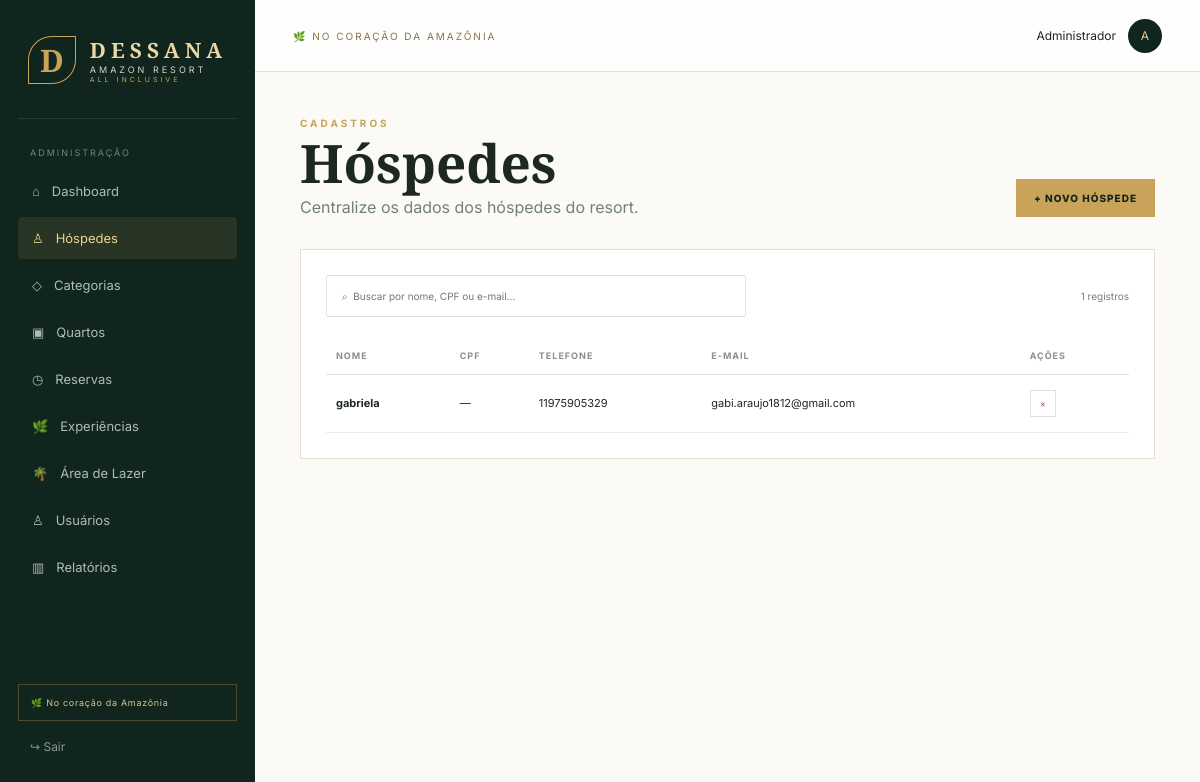
/hospedes (signed in), run on the app's committed database.
### tables this page shows
CREATE TABLE hospedes (
    id INTEGER PRIMARY KEY AUTOINCREMENT,
    nome TEXT NOT NULL,
    cpf TEXT,
    telefone TEXT,
    email TEXT,
    senha TEXT,
    observacoes TEXT,
    criado_em TEXT NOT NULL DEFAULT CURRENT_TIMESTAMP
);

### app.py (the view)
@app.route("/hospedes")
@admin_required
def hospedes():
    conn = get_db()
    rows = conn.execute("SELECT * FROM hospedes ORDER BY id DESC").fetchall()
    conn.close()
    return render_template("hospedes.html", hospedes=rows)

### app.py (called while the page is built)
def get_db():
    conn = sqlite3.connect(DB_PATH)
    conn.row_factory = sqlite3.Row
    conn.execute("PRAGMA foreign_keys = ON")
    return conn

def admin_required(view):
    @wraps(view)
    def wrapped(*args, **kwargs):
        if "user_id" not in session or session.get("tipo") != "admin":
            return redirect(url_for("login"))
        return view(*args, **kwargs)
    return wrapped

### templates/hospedes.html (shortened to what this page needs)
{% extends "base.html" %}
{% block content %}
<div class="page-heading"><div><div class="eyebrow">CADASTROS</div><h1>Hóspedes</h1><p>Centralize os dados dos hóspedes do resort.</p></div><button class="primary-btn small" onclick="openModal('modal-hospede')">+ NOVO HÓSPEDE</button></div>
<div class="panel">
  <div class="toolbar"><input class="search" data-search="hospedes" placeholder="⌕  Buscar por nome, CPF ou e-mail..."><span>{{ hospedes|length }} registros</span></div>
  <div class="table-wrap"><table id="hospedes"><thead><tr><th>Nome</th><th>CPF</th><th>Telefone</th><th>E-mail</th><th>Ações</th></tr></thead><tbody>
  {% for h in hospedes %}<tr data-search-row><td><b>{{ h.nome }}</b></td><td>{{ h.cpf or '—' }}</td><td>{{ h.telefone or '—' }}</td><td>{{ h.email or '—' }}</td><td><form method="post" action="{{ url_for('excluir_hospede', id=h.id) }}" onsubmit="return confirm('Excluir este hóspede?')"><button class="icon-btn danger" title="Excluir">×</button></form></td></tr>
  {% else %}<tr><td colspan="5" class="empty">Nenhum hóspede cadastrado.</td></tr>{% endfor %}
  </tbody></table></div>
</div>
{% endblock %}

### static/css/style.css (style rules this page uses)
:root { --forest:#10251d;--forest2:#17372b;--gold:#c9a35a;--gold2:#e3c987;--cream:#f6f1e7; --paper:#fbfaf7;--ink:#1d2822;--muted:#738078;--line:#e4e0d6;--white:#fff;--danger:#a94b46; }
* { box-sizing:border-box }
body { margin:0;background:var(--paper);color:var(--ink);font-family:Inter,Arial,sans-serif }
button,input,select,textarea { font:inherit }
.eyebrow { color:var(--gold);font-size:10px;font-weight:700;letter-spacing:3px }
.gold-btn,.primary-btn { background:var(--gold);border:0;color:var(--forest);font-weight:800;letter-spacing:1px;padding:16px 22px;display:inline-flex;gap:25px;align-items:center;cursor:pointer }
.login-box input,.modal-card input,.modal-card select,.modal-card textarea,.search { border:1px solid var(--line);background:#fff;padding:14px 15px;outline:none;border-radius:2px }
.page-heading { display:flex;align-items:flex-end;justify-content:space-between;margin-bottom:32px }
.page-heading h1 { font:600 53px/.9 "Cormorant Garamond";margin:10px 0 }
.page-heading p { color:var(--muted);margin:0 }
.primary-btn.small { padding:13px 18px;font-size:10px }
.panel { background:#fff;border:1px solid var(--line);padding:25px }
.table-wrap { overflow:auto }
table { width:100%;border-collapse:collapse;font-size:11px }
th { text-align:left;color:#87918a;font-size:9px;text-transform:uppercase;letter-spacing:1px;padding:13px 10px;border-bottom:1px solid var(--line) }
td { padding:15px 10px;border-bottom:1px solid #eeeae1;white-space:nowrap }
.toolbar { display:flex;align-items:center;justify-content:space-between;margin-bottom:20px;font-size:10px;color:var(--muted) }
.search { width:min(420px,100%) }
.tiny-btn,.icon-btn { border:1px solid var(--line);background:#fff;padding:7px 9px;font-size:9px;cursor:pointer }
.icon-btn.danger { color:var(--danger) }

### data on the page
hospedes: nome "gabriela", cpf "—", telefone "11975905329", email "gabi.araujo1812@gmail.com"

### other printed values
{{ session.get('user_name') }} "Administrador"
{{ session.get('user_name','A')[0] }} "A"
{{ hospedes|length }} "1"
